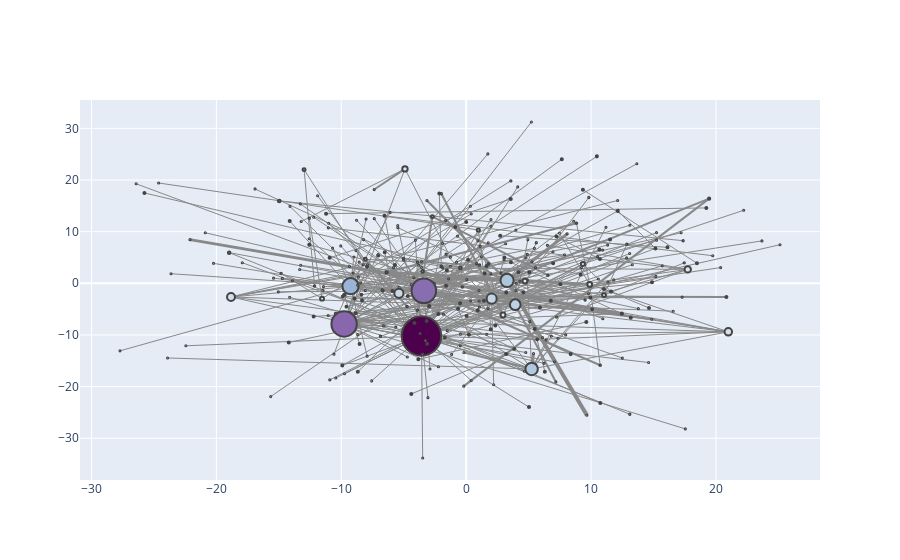

Notebook cell for this chart:
### Markdown cell above
![alt text](https://drive.google.com/uc?id=1GLdaruyoqFFnRyMZ86S_1HQ2n38gFtWS)

### Code cell
configure_plotly_browser_state()
plotNetworkSizeColor_cen(WineGraph,pr_cen)
